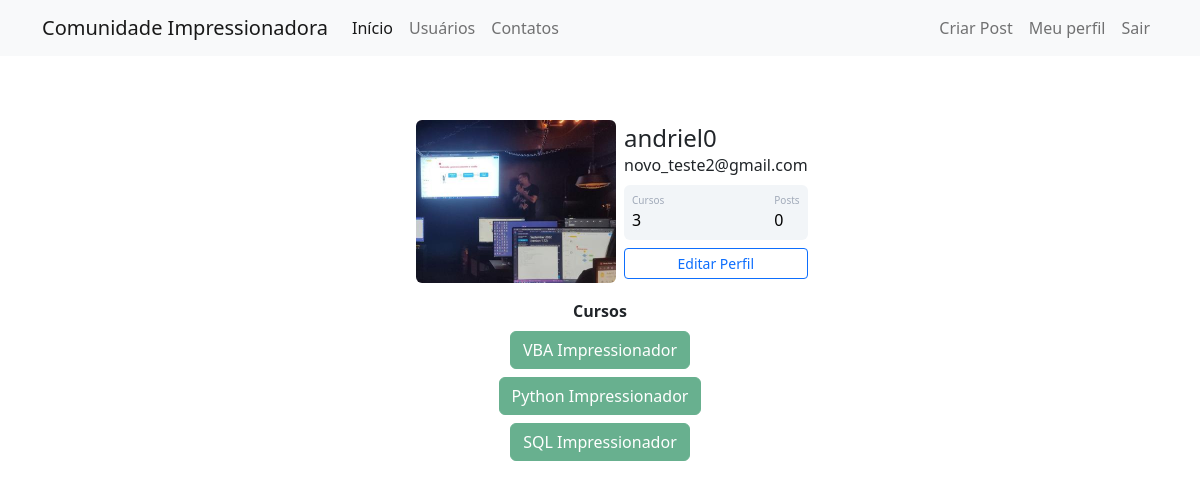
Screenshot of /perfil (signed in) with the database file from the repository.
### comunidadeimpressionadora/models.py (models this page shows)
class Usuario(database.Model, UserMixin):
    id = database.Column(database.Integer, primary_key=True)
    username = database.Column(database.String, nullable=False)
    email = database.Column(database.String, unique=True, nullable=False)
    senha = database.Column(database.String, nullable=False)
    foto_perfil = database.Column(database.String, default='default.jpg', nullable=False)
    posts = database.relationship('Post', backref='autor', lazy=True)
    cursos = database.Column(database.String, default='Não informado', nullable=False)

### comunidadeimpressionadora/routes.py (the view)
@app.route("/perfil")
@login_required
def perfil():
    foto_perfil = url_for('static', filename='fotos_perfil/{}'.format(current_user.foto_perfil))
    return render_template('perfil.html', foto_perfil=foto_perfil)

### comunidadeimpressionadora/models.py (called while the page is built)
@login_manager.user_loader
def load_usuario(id_usuario):
    return Usuario.query.get(int(id_usuario))

### comunidadeimpressionadora/templates/perfil.html (shortened to what this page needs)
{% extends 'base.html' %}
{% block body %}
        <div class="container mt-5 d-flex justify-content-center">
            <div class="card p-3">
                <div class="d-flex align-items-center">
                    <div class="image pe-2">
                        <img src="{{ foto_perfil }}" class="rounded" width="200" >
                    </div>
                <div class="ml-3 w-100">
                   <h4 class="mb-0 mt-0">{{ current_user.username }}</h4>
                   <span>{{ current_user.email }}</span>
                   <div class="p-2 mt-2 bg-primary d-flex justify-content-between rounded text-white stats">
                        <div class="d-flex flex-column">
                            <span class="articles">Cursos</span>
                            {% if 'Não informado' in current_user.cursos or 'press' not in current_user.cursos %}
                                <span class="number1">0</span>
                            {% else %}
                                <span class="number1">{{ current_user.cursos.count(';') + 1 }}</span>
                            {% endif %}
                        </div>
                        <div class="d-flex flex-column">
                            <span class="rating">Posts</span>
                            <span class="number3">0</span>
                        </div>
                   </div>
                   <div class="button mt-2 d-flex flex-row align-items-center">
                        <a class="w-100" href="{{ url_for ('editar_perfil') }}"><button class="btn btn-sm btn-outline-primary w-100">Editar Perfil</button></a>
                   </div>
                </div>
                </div>
            </div>
         </div>
<div class="row justify-content-center">
    <div class="col col-4" style="text-align: center">
        <strong>Cursos</strong><br>
        {% if 'press' in current_user.cursos %}
            {% for curso in current_user.cursos.split(';') %}
                <button type="button" class="btn btn-success disabled mt-2">{{ curso }}</button>
            {% endfor %}
        {% endif %}
    </div>
</div>
{% endblock %}

### comunidadeimpressionadora/static/main.css (style rules this page uses)
.card { width: 400px; border: none; border-radius: 10px; background-color: #fff; }
.stats { background: #f2f5f8 !important; color: #000 !important; }
.articles { font-size:10px; color: #a1aab9; }
.number1 { font-weight:500; }
.rating { font-size:10px; color: #a1aab9; }
.number3 { font-weight:500; }

### rows the page displays
Usuario: username "andriel0", email "novo_teste2@gmail.com", cursos "3"

### other values shown
{{ curso }} "VBA Impressionador" "Python Impressionador" "SQL Impressionador"
